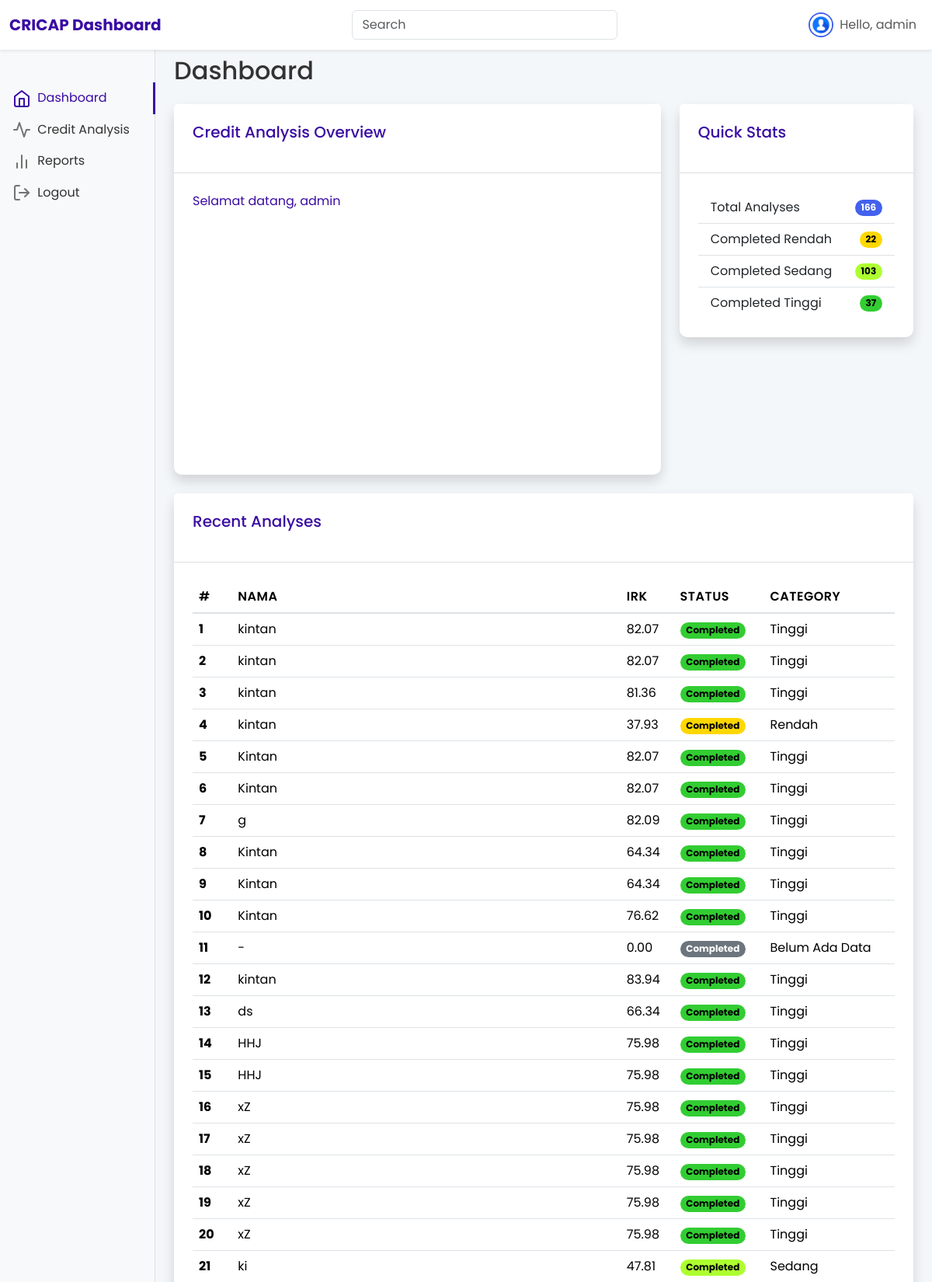
Page /dashboard-home/ (signed in, upper part) on the committed database.
### base/models.py (models this page shows, shortened)
class IRKResult(models.Model):
    user = models.ForeignKey(User, on_delete=models.CASCADE)
    nama = models.CharField(max_length=150, null=True, blank=True)      # snapshot nama
    pekerjaan = models.CharField(max_length=120, null=True, blank=True)  # snapshot pekerjaan
    kecamatan = models.CharField(max_length=150, null=True, blank=True)  # snapshot kecamatan (nama)
    desa = models.CharField(max_length=150, null=True, blank=True)       # snapshot desa (nama)
    irk = models.FloatField(null=True, blank=True)
    category = models.CharField(max_length=100, null=True, blank=True)
    created_at = models.DateTimeField(auto_now_add=True)
    class Meta:
        ordering = ['-id']

### base/views.py (the view)
# urls.py: path('dashboard-home/', views.dashboard_home_view, name='dashboard-home'),
@login_required
def dashboard_home_view(request):
    if not request.user.is_superuser:
        messages.warning(request, "Anda tidak memiliki akses ke halaman dashboard admin.")
        return redirect('survey')  # arahkan ke halaman lain sesuai kebutuhanmu
    irk_results = IRKResult.objects.all().order_by('-id')
    results_with_name = [
        {
            'nama': result.nama or "-",
            'irk': result.irk,
            'category': result.category,
            'kecamatan': result.kecamatan or "-",
            'desa': result.desa or "-"
        }
        for result in irk_results
    ]
    total_rendah = sum(1 for r in results_with_name if r['category'] == 'Rendah')
    total_sedang = sum(1 for r in results_with_name if r['category'] == 'Sedang')
    total_tinggi = sum(1 for r in results_with_name if r['category'] == 'Tinggi')
    return render(request, 'dashboard_home.html', {
        'results_with_name': results_with_name,
        'total_rendah': total_rendah,
        'total_sedang': total_sedang,
        'total_tinggi': total_tinggi,
    })

### base/templates/dashboard_home.html (shortened to what this page needs)
{% extends "master.html" %}
{% load static %}
{% block head %}
<link href="{% static 'assets/css/dashboard.css' %}" rel="stylesheet">
{% endblock %}
{% block content %}
<div class="dashboard d-flex flex-column min-vh-100">
    <nav class="navbar navbar-expand-lg navbar-light fixed-top">
        <div class="container-fluid">
            <a class="navbar-brand" href="{% url 'dashboard-home' %}">CRICAP Dashboard</a>
            <div class="collapse navbar-collapse" id="navbarSupportedContent">
                <form class="d-flex ms-auto">
                    <input class="form-control me-2" type="search" placeholder="Search" aria-label="Search">
                </form>
                <ul class="navbar-nav ms-auto mb-2 mb-lg-0">
                    <li class="nav-item dropdown">
                        <a class="nav-link dropdown-toggle d-flex align-items-center" href="#" id="navbarDropdown" role="button" data-bs-toggle="dropdown" aria-expanded="false">
                            <img src="{% static 'assets/img/User-Profile.jpeg' %}" alt="User Profile" class="rounded-circle me-2" width="32" height="32">
                            Hello, {{user}}
                        </a>
                    </li>
                </ul>
            </div>
        </div>
    </nav>
    <div class="container-fluid">
        <div class="row">
            <nav id="sidebar" class="col-md-3 col-lg-2 d-md-block bg-light sidebar collapse">
                <div class="position-sticky pt-3">
                    <ul class="nav flex-column">
                        <li class="nav-item">
                            <a class="nav-link active" href="{% url 'dashboard-home' %}">
                                Dashboard
                            </a>
                        </li>
                        <li class="nav-item ">
                            <a class="nav-link" href="{% url 'survey' %}">
                                <svg width="24" height="24" viewBox="0 0 24 24" xmlns="http://www.w3.org/2000/svg" fill="none" stroke="currentColor" stroke-width="2" stroke-linecap="round" stroke-linejoin="round" class="feather feather-activity"><polyline points="22 12 18 12 15 21 9 3 6 12 2 12"></polyline></svg>
                                Credit Analysis
                            </a>
                        </li>
                        <li class="nav-item">
                            <a class="nav-link" href="{% url 'report' %}">
                                Reports
                            </a>
                        </li>
                        <li class="nav-item">
                            <a class="nav-link" href="{% url 'home' %}">
                                Logout
                            </a>
                        </li>
                    </ul>
                </div>
            </nav>
            <main class="col-md-9 ms-sm-auto col-lg-10 px-md-4 py-4">
                <nav aria-label="breadcrumb">
                    <ol class="breadcrumb">
                        <li class="breadcrumb-item"><a href="#">Home</a></li>
                        <li class="breadcrumb-item active" aria-current="page">Analysis</li>
                    </ol>
                </nav>
                <h1 class="h2 mb-4">Dashboard</h1>
                <div class="row">
                    <div class="col-12 col-xl-8 mb-4">
                        <div class="card">
                            <div class="card-header">
                                <h5 class="card-title">Credit Analysis Overview</h5>
                            </div>
                            <div class="card-body">
                                <p class="card-title">Selamat datang, {{user}}</p>
                                <div id="creditAnalysisChart" style="height: 300px;"></div>
                            </div>
                        </div>
                    </div>
                    <div class="col-12 col-xl-4 mb-4">
                        <div class="card">
                            <div class="card-header">
                                <h5 class="card-title">Quick Stats</h5>
                            </div>
                            <div class="card-body">
                                <ul class="list-group list-group-flush">
                                    <li class="list-group-item d-flex justify-content-between align-items-center">
                                        Total Analyses
                                        <span class="badge bg-primary rounded-pill">{{ results_with_name|length }}</span>
                                    </li>
                                    <li class="list-group-item d-flex justify-content-between align-items-center">
                                        Completed Rendah
                                        <span class="badge rounded-pill" style="background-color:#FFD700; color:#000;">
                                            {{ total_rendah }}
                                        </span>
                                    </li>
                                    <li class="list-group-item d-flex justify-content-between align-items-center">
                                        Completed Sedang
                                        <span class="badge rounded-pill" style="background-color:#ADFF2F; color:#000;">
                                            {{ total_sedang }}
                                        </span>
                                    </li>
                                    <li class="list-group-item d-flex justify-content-between align-items-center">
                                        Completed Tinggi
                                        <span class="badge rounded-pill" style="background-color:#32CD32; color:#000;">
                                            {{ total_tinggi }}
                                        </span>
                                    </li>
                                </ul>
                            </div>
                        </div>
                    </div>
                </div>
                <div class="row">
                    <div class="col-12 mb-4">
                        <div class="card">
                            <div class="card-header">
                                <h5 class="card-title">Recent Analyses</h5>
                            </div>
                            <div class="card-body">
                                <div class="table-responsive">
                                    <table class="table table-hover">
                                        <thead>
                                            <tr>
                                                <th scope="col">#</th>
                                                <th scope="col">Nama</th>
                                                <th scope="col">IRK</th>
                                                <th scope="col">Status</th>
                                                <th scope="col">category</th>
                                            </tr>
                                        </thead>
                                        <tbody>
                                        {% for res in results_with_name %}
                                        <tr>
                                        <th scope="row">{{ forloop.counter }}</th>
                                        <td>{{ res.nama }}</td>
                                        <td>{{ res.irk|floatformat:2 }}</td>
                                        <td>
                                            <span class="badge rounded-pill"
                                                {% if res.category == 'Tinggi' %}
                                                    style="background-color:#32CD32; color:black"
                                                {% elif res.category == 'Sedang' %}
                                                    style="background-color:#ADFF2F; color:#000;"
                                                {% elif res.category == 'Rendah' %}
                                                    style="background-color:#FFD700; color:#000;"
                                                {% else %}
                                                    style="background-color:#6c757d; color:#white;"
                                                {% endif %}>
                                                Completed
                                            </span>
                                        </td>
                                        <td>{{ res.category }}</td>
                                        </tr>
                                        {% endfor %}
                                        </tbody>
                                    </table>
                                </div>
                            </div>
                        </div>
                    </div>
                </div>
            </main>
        </div>
    </div>
</div>
{% endblock %}

### mystaticfiles/assets/css/dashboard.css (style rules this page uses)
.dashboard { display: flex; flex-direction: column; min-height: 100vh; }
.navbar { background-color: #ffffff !important; box-shadow: 0 2px 4px rgba(0,0,0,.08); }
.navbar-brand { font-weight: 700; color: #3a0ca3; }
.dropdown-toggle::after { display: none; }
.sidebar { position: fixed; top: 0; bottom: 0; left: 0; padding: 90px 0 0; box-shadow: inset -1px 0 0 rgba(0, 0, 0, .1); z-index: 99; }
.sidebar .nav-link { color: #333; transition: all 0.3s; }
.sidebar .nav-link:hover, .sidebar .nav-link.active { color: #3a0ca3; background-color: #f8f9fa; }
.sidebar .nav-link.active { border-right: 3px solid #3a0ca3; }
.sidebar .nav-link .feather { margin-right: 4px; color: #727272; }
.sidebar .nav-link.active .feather { color: #3a0ca3; }
main { padding-top: 90px; }
.breadcrumb { background-color: transparent; padding: 0; margin-bottom: 1.5rem; }
.breadcrumb-item.active { color: #6c757d; }
.card { border: none; border-radius: 10px; box-shadow: 0 0.5rem 1rem rgba(0, 0, 0, 0.15); transition: all 0.3s ease; }
.card-header { background-color: #fff; border-bottom: 1px solid rgba(0,0,0,.125); padding: 1.5rem; }
.card-body { padding: 1.5rem; }
.table thead th { border-top: none; border-bottom: 2px solid #dee2e6; font-weight: 600; text-transform: uppercase; letter-spacing: 0.5px; }
.bg-primary { background-color: #4361ee !important; }
.rounded-circle { border: 2px solid #4361ee; }
.card-title { color: #3a0ca3; margin: 0 0 1rem 0; }

### rows in the picture
IRKResult: nama "kintan", irk "82.07", category "Tinggi"
IRKResult: nama "kintan", irk "82.07", category "Tinggi"
IRKResult: nama "kintan", irk "81.36", category "Tinggi"
IRKResult: nama "kintan", irk "37.93", category "Rendah"
IRKResult: nama "Kintan", irk "82.07", category "Tinggi"
IRKResult: nama "Kintan", irk "82.07", category "Tinggi"
IRKResult: irk "82.09", category "Tinggi"
IRKResult: nama "Kintan", irk "64.34", category "Tinggi"
IRKResult: nama "Kintan", irk "64.34", category "Tinggi"
IRKResult: nama "Kintan", irk "76.62", category "Tinggi"
IRKResult: irk "0.00", category "Belum Ada Data"
IRKResult: nama "kintan", irk "83.94", category "Tinggi"
IRKResult: nama "ds", irk "66.34", category "Tinggi"
IRKResult: nama "HHJ", irk "75.98", category "Tinggi"
IRKResult: nama "HHJ", irk "75.98", category "Tinggi"
IRKResult: nama "xZ", irk "75.98", category "Tinggi"
IRKResult: nama "xZ", irk "75.98", category "Tinggi"
IRKResult: nama "xZ", irk "75.98", category "Tinggi"
IRKResult: nama "xZ", irk "75.98", category "Tinggi"
IRKResult: nama "xZ", irk "75.98", category "Tinggi"
IRKResult: nama "ki", irk "47.81", category "Sedang"

### other values in the picture
{{ user }} "admin"
{{ results_with_name|length }} "166"
{{ total_rendah }} "22"
{{ total_sedang }} "103"
{{ total_tinggi }} "37"
{{ res.nama }} "g" "-"
